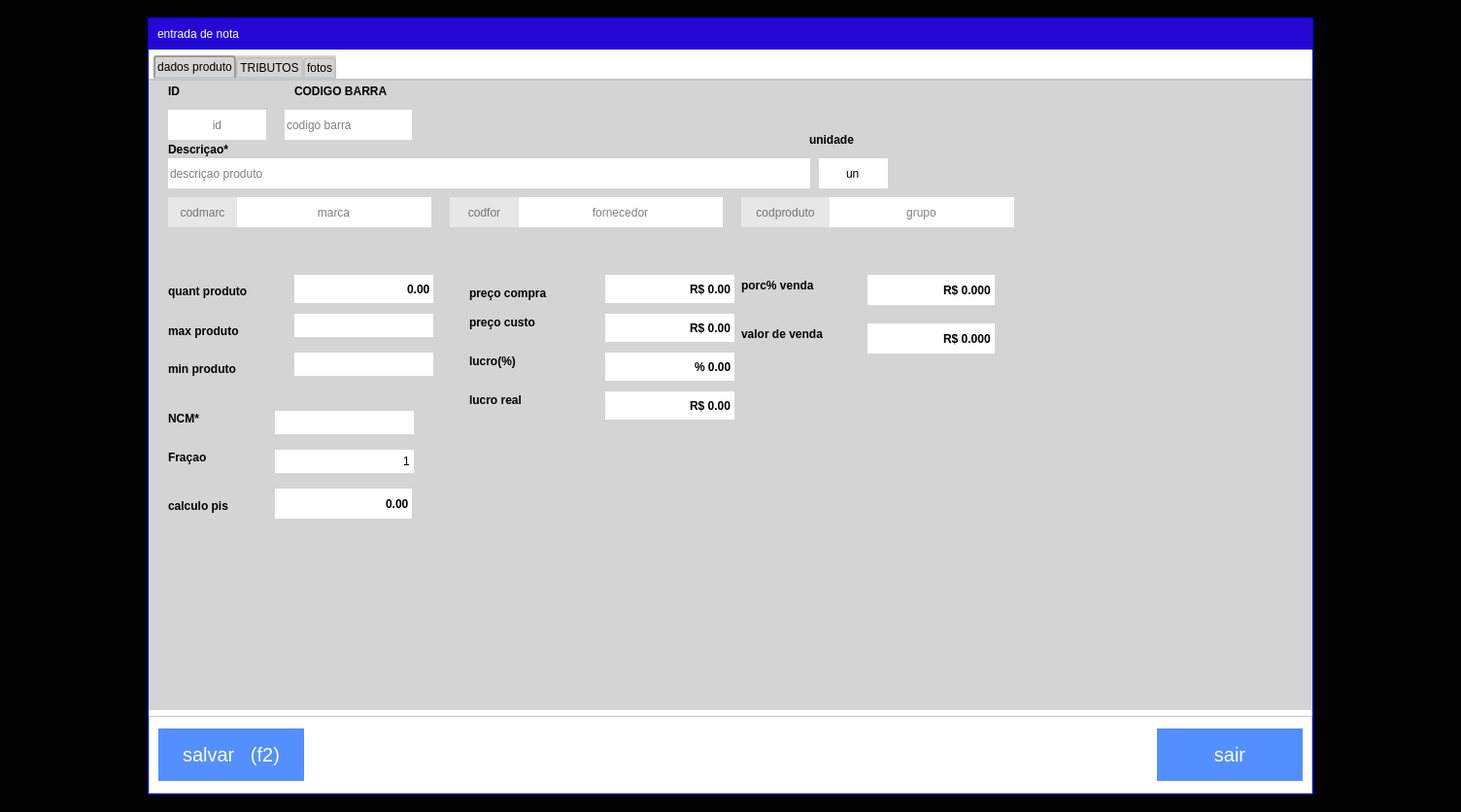
<?xml version="1.0" encoding="UTF-8"?>
<ui version="4.0">
 <class>FormEditItemNotaFiscal</class>
 <widget class="QWidget" name="FormEditItemNotaFiscal">
  <property name="geometry">
   <rect>
    <x>0</x>
    <y>0</y>
    <width>1504</width>
    <height>836</height>
   </rect>
  </property>
  <property name="windowTitle">
   <string>editaITem</string>
  </property>
  <property name="styleSheet">
   <string notr="true">QWidget{text-transform: uppercase;
	background-color: rgb(0, 0, 0,200);
}</string>
  </property>
  <layout class="QVBoxLayout" name="verticalLayout">
   <property name="spacing">
    <number>0</number>
   </property>
   <property name="leftMargin">
    <number>0</number>
   </property>
   <property name="topMargin">
    <number>0</number>
   </property>
   <property name="rightMargin">
    <number>0</number>
   </property>
   <property name="bottomMargin">
    <number>0</number>
   </property>
   <item>
    <widget class="QWidget" name="widget" native="true">
     <property name="styleSheet">
      <string notr="true">QWidget#widget{text-transform: uppercase;
	background-color: rgb(0, 0, 0,200);
}</string>
     </property>
     <layout class="QHBoxLayout" name="horizontalLayout_2">
      <property name="spacing">
       <number>0</number>
      </property>
      <property name="leftMargin">
       <number>0</number>
      </property>
      <property name="topMargin">
       <number>0</number>
      </property>
      <property name="rightMargin">
       <number>0</number>
      </property>
      <property name="bottomMargin">
       <number>0</number>
      </property>
      <item>
       <spacer name="horizontalSpacer_2">
        <property name="orientation">
         <enum>Qt::Horizontal</enum>
        </property>
        <property name="sizeHint" stdset="0">
         <size>
          <width>40</width>
          <height>20</height>
         </size>
        </property>
       </spacer>
      </item>
      <item>
       <widget class="QWidget" name="widget_2" native="true">
        <property name="minimumSize">
         <size>
          <width>1200</width>
          <height>800</height>
         </size>
        </property>
        <property name="maximumSize">
         <size>
          <width>1200</width>
          <height>800</height>
         </size>
        </property>
        <property name="styleSheet">
         <string notr="true">QWidget#widget_2{
border:1px solid blue;
	background-color: rgb(255, 255, 255);
}</string>
        </property>
        <layout class="QVBoxLayout" name="verticalLayout_3">
         <property name="leftMargin">
          <number>1</number>
         </property>
         <property name="topMargin">
          <number>1</number>
         </property>
         <property name="rightMargin">
          <number>1</number>
         </property>
         <property name="bottomMargin">
          <number>1</number>
         </property>
         <item>
          <widget class="QFrame" name="frame_4">
           <property name="maximumSize">
            <size>
             <width>16777215</width>
             <height>80</height>
            </size>
           </property>
           <property name="font">
            <font>
             <pointsize>24</pointsize>
            </font>
           </property>
           <property name="styleSheet">
            <string notr="true">QFrame#frame_4{
color:red;
border: none;
background-color:#2408D4;}

QLabel{color: white;
background-color:transparent;
font: 75 15pt &quot;MS Shell Dlg 2&quot;;

}
</string>
           </property>
           <property name="frameShape">
            <enum>QFrame::StyledPanel</enum>
           </property>
           <property name="frameShadow">
            <enum>QFrame::Raised</enum>
           </property>
           <layout class="QHBoxLayout" name="horizontalLayout_3">
            <item>
             <widget class="QLabel" name="label">
              <property name="styleSheet">
               <string notr="true"/>
              </property>
              <property name="text">
               <string>entrada de nota</string>
              </property>
             </widget>
            </item>
           </layout>
          </widget>
         </item>
         <item>
          <widget class="QTabWidget" name="tabWidget">
           <property name="focusPolicy">
            <enum>Qt::NoFocus</enum>
           </property>
           <property name="styleSheet">
            <string notr="true">QTabWidget::pane { /* The tab widget frame */
    border-top: 2px solid #C2C7CB;
}

QTabWidget::tab-bar {
    left: 5px; /* move to the right by 5px */
}

/* Style the tab using the tab sub-control. Note that
    it reads QTabBar _not_ QTabWidget */
QTabBar::tab {
    background: qlineargradient(x1: 0, y1: 0, x2: 0, y2: 1,
                                stop: 0 #E1E1E1, stop: 0.4 #DDDDDD,
                                stop: 0.5 #D8D8D8, stop: 1.0 #D3D3D3);
    border: 2px solid #C4C4C3;
    border-bottom-color: #C2C7CB; /* same as the pane color */
    border-top-left-radius: 4px;
    border-top-right-radius: 4px;
    min-width: 8ex;
    padding: 2px;
}

QTabBar::tab:selected, QTabBar::tab:hover {
    background: qlineargradient(x1: 0, y1: 0, x2: 0, y2: 1,
                                stop: 0 #fafafa, stop: 0.4 #f4f4f4,
                                stop: 0.5 #e7e7e7, stop: 1.0 #fafafa);
}

QTabBar::tab:selected {
    border-color: #9B9B9B;
    border-bottom-color: #C2C7CB; /* same as pane color */
}

QTabBar::tab:!selected {
    margin-top: 2px; /* make non-selected tabs look smaller */
}

QWidget{
text-transform: uppercase;
border:0px solid blue;
	background-color: rgb(212, 212, 212);
}


QLineEdit{
	background: #FFF;
boder:3px solid;
}
QLineEdit:focus{
	background-color: rgb(226, 226, 226);
}


QLabel{

text-transform: uppercase;
font-size: 12px;
font-family: &quot;Arial Unicode MS&quot;;
font-weight: bold;
color: black;
	
	background-color: transparent;
}

QDoubleSpinBox{
	background: #FFF;
font-size: 12px;
font-family: &quot;Arial&quot;;
font-weight: bold;
color: rgb(0, 0, 0);
border:none;
border-bottom-left-radius:0px;
border-bottom-right-radius:0px;
border-top-left-radius:0px;
}
</string>
           </property>
           <property name="currentIndex">
            <number>0</number>
           </property>
           <widget class="QWidget" name="dadosproduto">
            <property name="styleSheet">
             <string notr="true"/>
            </property>
            <attribute name="title">
             <string>dados produto</string>
            </attribute>
            <widget class="QLabel" name="label_16">
             <property name="geometry">
              <rect>
               <x>20</x>
               <y>0</y>
               <width>51</width>
               <height>21</height>
              </rect>
             </property>
             <property name="text">
              <string>ID</string>
             </property>
            </widget>
            <widget class="QLineEdit" name="tx_tipoDeUnidade">
             <property name="geometry">
              <rect>
               <x>690</x>
               <y>80</y>
               <width>71</width>
               <height>31</height>
              </rect>
             </property>
             <property name="text">
              <string>un</string>
             </property>
             <property name="maxLength">
              <number>2</number>
             </property>
             <property name="alignment">
              <set>Qt::AlignCenter</set>
             </property>
             <property name="placeholderText">
              <string>unidade</string>
             </property>
            </widget>
            <widget class="QLabel" name="label_3">
             <property name="geometry">
              <rect>
               <x>680</x>
               <y>50</y>
               <width>61</width>
               <height>21</height>
              </rect>
             </property>
             <property name="text">
              <string>unidade</string>
             </property>
            </widget>
            <widget class="QLineEdit" name="TX_IDpRODUTO">
             <property name="geometry">
              <rect>
               <x>20</x>
               <y>30</y>
               <width>101</width>
               <height>31</height>
              </rect>
             </property>
             <property name="focusPolicy">
              <enum>Qt::NoFocus</enum>
             </property>
             <property name="alignment">
              <set>Qt::AlignCenter</set>
             </property>
             <property name="placeholderText">
              <string>id</string>
             </property>
            </widget>
            <widget class="QLineEdit" name="tx_Fornecedor">
             <property name="geometry">
              <rect>
               <x>380</x>
               <y>120</y>
               <width>211</width>
               <height>31</height>
              </rect>
             </property>
             <property name="focusPolicy">
              <enum>Qt::NoFocus</enum>
             </property>
             <property name="alignment">
              <set>Qt::AlignCenter</set>
             </property>
             <property name="placeholderText">
              <string>fornecedor</string>
             </property>
            </widget>
            <widget class="QLineEdit" name="tx_MarcaProduto">
             <property name="geometry">
              <rect>
               <x>90</x>
               <y>120</y>
               <width>201</width>
               <height>31</height>
              </rect>
             </property>
             <property name="focusPolicy">
              <enum>Qt::NoFocus</enum>
             </property>
             <property name="text">
              <string/>
             </property>
             <property name="alignment">
              <set>Qt::AlignCenter</set>
             </property>
             <property name="placeholderText">
              <string>marca</string>
             </property>
            </widget>
            <widget class="QLineEdit" name="tx_DescricaoGrupo">
             <property name="geometry">
              <rect>
               <x>700</x>
               <y>120</y>
               <width>191</width>
               <height>31</height>
              </rect>
             </property>
             <property name="focusPolicy">
              <enum>Qt::NoFocus</enum>
             </property>
             <property name="alignment">
              <set>Qt::AlignCenter</set>
             </property>
             <property name="placeholderText">
              <string>grupo</string>
             </property>
            </widget>
            <widget class="QLineEdit" name="tx_codGrupo">
             <property name="geometry">
              <rect>
               <x>610</x>
               <y>120</y>
               <width>91</width>
               <height>31</height>
              </rect>
             </property>
             <property name="styleSheet">
              <string notr="true">QLineEdit {
	background-color: rgb(231, 231, 231);
	color: rgb(0, 0, 0);
	font: 9pt &quot;MS Shell Dlg 2&quot;;
border:0px solid

 }
QLineEdit:hover{
background-color: #40a286
}</string>
             </property>
             <property name="text">
              <string/>
             </property>
             <property name="alignment">
              <set>Qt::AlignCenter</set>
             </property>
             <property name="placeholderText">
              <string>codproduto</string>
             </property>
             <property name="cursorMoveStyle">
              <enum>Qt::VisualMoveStyle</enum>
             </property>
            </widget>
            <widget class="QLabel" name="label_8">
             <property name="geometry">
              <rect>
               <x>610</x>
               <y>250</y>
               <width>111</width>
               <height>21</height>
              </rect>
             </property>
             <property name="styleSheet">
              <string notr="true"/>
             </property>
             <property name="text">
              <string>valor de venda</string>
             </property>
            </widget>
            <widget class="QDoubleSpinBox" name="tx_valorVenda">
             <property name="geometry">
              <rect>
               <x>740</x>
               <y>250</y>
               <width>131</width>
               <height>31</height>
              </rect>
             </property>
             <property name="focusPolicy">
              <enum>Qt::StrongFocus</enum>
             </property>
             <property name="styleSheet">
              <string notr="true"/>
             </property>
             <property name="alignment">
              <set>Qt::AlignRight|Qt::AlignTrailing|Qt::AlignVCenter</set>
             </property>
             <property name="readOnly">
              <bool>false</bool>
             </property>
             <property name="buttonSymbols">
              <enum>QAbstractSpinBox::NoButtons</enum>
             </property>
             <property name="showGroupSeparator" stdset="0">
              <bool>true</bool>
             </property>
             <property name="prefix">
              <string>R$ </string>
             </property>
             <property name="decimals">
              <number>3</number>
             </property>
             <property name="maximum">
              <double>999999.000000000000000</double>
             </property>
             <property name="singleStep">
              <double>1.000000000000000</double>
             </property>
             <property name="stepType">
              <enum>QAbstractSpinBox::DefaultStepType</enum>
             </property>
            </widget>
            <widget class="QLabel" name="label_2">
             <property name="geometry">
              <rect>
               <x>150</x>
               <y>0</y>
               <width>121</width>
               <height>21</height>
              </rect>
             </property>
             <property name="text">
              <string>CODIGO BARRA</string>
             </property>
            </widget>
            <widget class="QLabel" name="label_4">
             <property name="geometry">
              <rect>
               <x>20</x>
               <y>60</y>
               <width>111</width>
               <height>21</height>
              </rect>
             </property>
             <property name="text">
              <string>Descriçao*</string>
             </property>
            </widget>
            <widget class="QLineEdit" name="tx_DescricaoProduto">
             <property name="geometry">
              <rect>
               <x>20</x>
               <y>80</y>
               <width>661</width>
               <height>31</height>
              </rect>
             </property>
             <property name="styleSheet">
              <string notr="true"/>
             </property>
             <property name="placeholderText">
              <string>descriçao produto</string>
             </property>
            </widget>
            <widget class="QLineEdit" name="tx_codigoBarra">
             <property name="geometry">
              <rect>
               <x>140</x>
               <y>30</y>
               <width>131</width>
               <height>31</height>
              </rect>
             </property>
             <property name="maxLength">
              <number>15</number>
             </property>
             <property name="placeholderText">
              <string>codigo barra</string>
             </property>
            </widget>
            <widget class="QLabel" name="label_9">
             <property name="geometry">
              <rect>
               <x>330</x>
               <y>210</y>
               <width>133</width>
               <height>18</height>
              </rect>
             </property>
             <property name="text">
              <string>preço compra</string>
             </property>
             <property name="alignment">
              <set>Qt::AlignLeading|Qt::AlignLeft|Qt::AlignVCenter</set>
             </property>
            </widget>
            <widget class="QDoubleSpinBox" name="db_compra">
             <property name="geometry">
              <rect>
               <x>470</x>
               <y>200</y>
               <width>133</width>
               <height>29</height>
              </rect>
             </property>
             <property name="focusPolicy">
              <enum>Qt::StrongFocus</enum>
             </property>
             <property name="wrapping">
              <bool>false</bool>
             </property>
             <property name="alignment">
              <set>Qt::AlignRight|Qt::AlignTrailing|Qt::AlignVCenter</set>
             </property>
             <property name="buttonSymbols">
              <enum>QAbstractSpinBox::NoButtons</enum>
             </property>
             <property name="showGroupSeparator" stdset="0">
              <bool>true</bool>
             </property>
             <property name="prefix">
              <string>R$ </string>
             </property>
             <property name="maximum">
              <double>99999.000000000000000</double>
             </property>
             <property name="stepType">
              <enum>QAbstractSpinBox::DefaultStepType</enum>
             </property>
            </widget>
            <widget class="QLabel" name="label_10">
             <property name="geometry">
              <rect>
               <x>330</x>
               <y>240</y>
               <width>133</width>
               <height>18</height>
              </rect>
             </property>
             <property name="text">
              <string>preço custo</string>
             </property>
             <property name="alignment">
              <set>Qt::AlignLeading|Qt::AlignLeft|Qt::AlignVCenter</set>
             </property>
            </widget>
            <widget class="QDoubleSpinBox" name="db_custo">
             <property name="geometry">
              <rect>
               <x>470</x>
               <y>240</y>
               <width>133</width>
               <height>29</height>
              </rect>
             </property>
             <property name="focusPolicy">
              <enum>Qt::StrongFocus</enum>
             </property>
             <property name="alignment">
              <set>Qt::AlignRight|Qt::AlignTrailing|Qt::AlignVCenter</set>
             </property>
             <property name="buttonSymbols">
              <enum>QAbstractSpinBox::NoButtons</enum>
             </property>
             <property name="showGroupSeparator" stdset="0">
              <bool>true</bool>
             </property>
             <property name="prefix">
              <string>R$ </string>
             </property>
             <property name="maximum">
              <double>99999.000000000000000</double>
             </property>
            </widget>
            <widget class="QLabel" name="label_11">
             <property name="geometry">
              <rect>
               <x>330</x>
               <y>280</y>
               <width>121</width>
               <height>18</height>
              </rect>
             </property>
             <property name="text">
              <string>lucro(%)</string>
             </property>
             <property name="alignment">
              <set>Qt::AlignLeading|Qt::AlignLeft|Qt::AlignVCenter</set>
             </property>
            </widget>
            <widget class="QDoubleSpinBox" name="db_lucro">
             <property name="geometry">
              <rect>
               <x>470</x>
               <y>280</y>
               <width>133</width>
               <height>29</height>
              </rect>
             </property>
             <property name="focusPolicy">
              <enum>Qt::NoFocus</enum>
             </property>
             <property name="alignment">
              <set>Qt::AlignRight|Qt::AlignTrailing|Qt::AlignVCenter</set>
             </property>
             <property name="buttonSymbols">
              <enum>QAbstractSpinBox::NoButtons</enum>
             </property>
             <property name="showGroupSeparator" stdset="0">
              <bool>true</bool>
             </property>
             <property name="prefix">
              <string>% </string>
             </property>
             <property name="maximum">
              <double>99999.000000000000000</double>
             </property>
            </widget>
            <widget class="QLabel" name="label_6">
             <property name="geometry">
              <rect>
               <x>20</x>
               <y>210</y>
               <width>143</width>
               <height>14</height>
              </rect>
             </property>
             <property name="text">
              <string>quant produto</string>
             </property>
            </widget>
            <widget class="QDoubleSpinBox" name="tx_QuantidadeProduto">
             <property name="geometry">
              <rect>
               <x>150</x>
               <y>200</y>
               <width>143</width>
               <height>29</height>
              </rect>
             </property>
             <property name="focusPolicy">
              <enum>Qt::StrongFocus</enum>
             </property>
             <property name="alignment">
              <set>Qt::AlignRight|Qt::AlignTrailing|Qt::AlignVCenter</set>
             </property>
             <property name="buttonSymbols">
              <enum>QAbstractSpinBox::NoButtons</enum>
             </property>
             <property name="showGroupSeparator" stdset="0">
              <bool>true</bool>
             </property>
             <property name="maximum">
              <double>99999.000000000000000</double>
             </property>
            </widget>
            <widget class="QLabel" name="label_13">
             <property name="geometry">
              <rect>
               <x>20</x>
               <y>250</y>
               <width>121</width>
               <height>16</height>
              </rect>
             </property>
             <property name="text">
              <string>max produto</string>
             </property>
            </widget>
            <widget class="QLineEdit" name="tx_maximoproduto">
             <property name="geometry">
              <rect>
               <x>150</x>
               <y>240</y>
               <width>143</width>
               <height>24</height>
              </rect>
             </property>
             <property name="alignment">
              <set>Qt::AlignRight|Qt::AlignTrailing|Qt::AlignVCenter</set>
             </property>
            </widget>
            <widget class="QLabel" name="label_14">
             <property name="geometry">
              <rect>
               <x>20</x>
               <y>290</y>
               <width>143</width>
               <height>14</height>
              </rect>
             </property>
             <property name="text">
              <string>min produto</string>
             </property>
            </widget>
            <widget class="QLineEdit" name="tx_minimoProduto">
             <property name="geometry">
              <rect>
               <x>150</x>
               <y>280</y>
               <width>143</width>
               <height>24</height>
              </rect>
             </property>
             <property name="maxLength">
              <number>10</number>
             </property>
             <property name="alignment">
              <set>Qt::AlignRight|Qt::AlignTrailing|Qt::AlignVCenter</set>
             </property>
            </widget>
            <widget class="QLineEdit" name="tx_codfornecedo">
             <property name="geometry">
              <rect>
               <x>310</x>
               <y>120</y>
               <width>71</width>
               <height>31</height>
              </rect>
             </property>
             <property name="styleSheet">
              <string notr="true">QLineEdit {
	background-color: rgb(231, 231, 231);
	color: rgb(0, 0, 0);
	font: 9pt &quot;MS Shell Dlg 2&quot;;
border:0px solid
 }
QLineEdit:hover{
background-color: #40a286
}</string>
             </property>
             <property name="text">
              <string/>
             </property>
             <property name="alignment">
              <set>Qt::AlignCenter</set>
             </property>
             <property name="placeholderText">
              <string>codfor</string>
             </property>
            </widget>
            <widget class="QLineEdit" name="tx_codmarca">
             <property name="geometry">
              <rect>
               <x>20</x>
               <y>120</y>
               <width>71</width>
               <height>31</height>
              </rect>
             </property>
             <property name="styleSheet">
              <string notr="true">QLineEdit {
	background-color: rgb(231, 231, 231);
	color: rgb(0, 0, 0);
	font: 9pt &quot;MS Shell Dlg 2&quot;;

border:0px solid
 }
QLineEdit:hover{
background-color: #40a286
}</string>
             </property>
             <property name="text">
              <string/>
             </property>
             <property name="alignment">
              <set>Qt::AlignCenter</set>
             </property>
             <property name="placeholderText">
              <string>codmarc</string>
             </property>
            </widget>
            <widget class="QLabel" name="label_20">
             <property name="geometry">
              <rect>
               <x>330</x>
               <y>320</y>
               <width>121</width>
               <height>18</height>
              </rect>
             </property>
             <property name="text">
              <string>lucro real</string>
             </property>
             <property name="alignment">
              <set>Qt::AlignLeading|Qt::AlignLeft|Qt::AlignVCenter</set>
             </property>
            </widget>
            <widget class="QDoubleSpinBox" name="db_lucroreal">
             <property name="geometry">
              <rect>
               <x>470</x>
               <y>320</y>
               <width>133</width>
               <height>29</height>
              </rect>
             </property>
             <property name="focusPolicy">
              <enum>Qt::NoFocus</enum>
             </property>
             <property name="alignment">
              <set>Qt::AlignRight|Qt::AlignTrailing|Qt::AlignVCenter</set>
             </property>
             <property name="buttonSymbols">
              <enum>QAbstractSpinBox::NoButtons</enum>
             </property>
             <property name="showGroupSeparator" stdset="0">
              <bool>true</bool>
             </property>
             <property name="prefix">
              <string>R$ </string>
             </property>
             <property name="maximum">
              <double>99999.000000000000000</double>
             </property>
            </widget>
            <widget class="QLabel" name="label_21">
             <property name="geometry">
              <rect>
               <x>610</x>
               <y>200</y>
               <width>111</width>
               <height>21</height>
              </rect>
             </property>
             <property name="styleSheet">
              <string notr="true"/>
             </property>
             <property name="text">
              <string>porc% venda</string>
             </property>
            </widget>
            <widget class="QDoubleSpinBox" name="tx_porcentagemvenda">
             <property name="geometry">
              <rect>
               <x>740</x>
               <y>200</y>
               <width>131</width>
               <height>31</height>
              </rect>
             </property>
             <property name="font">
              <font>
               <pointsize>-1</pointsize>
               <bold>true</bold>
               <stylestrategy>PreferAntialias</stylestrategy>
              </font>
             </property>
             <property name="focusPolicy">
              <enum>Qt::StrongFocus</enum>
             </property>
             <property name="styleSheet">
              <string notr="true"/>
             </property>
             <property name="alignment">
              <set>Qt::AlignRight|Qt::AlignTrailing|Qt::AlignVCenter</set>
             </property>
             <property name="readOnly">
              <bool>false</bool>
             </property>
             <property name="buttonSymbols">
              <enum>QAbstractSpinBox::NoButtons</enum>
             </property>
             <property name="showGroupSeparator" stdset="0">
              <bool>true</bool>
             </property>
             <property name="prefix">
              <string>R$ </string>
             </property>
             <property name="decimals">
              <number>3</number>
             </property>
             <property name="maximum">
              <double>999999.000000000000000</double>
             </property>
             <property name="singleStep">
              <double>1.000000000000000</double>
             </property>
             <property name="stepType">
              <enum>QAbstractSpinBox::DefaultStepType</enum>
             </property>
            </widget>
            <widget class="QLabel" name="label_15">
             <property name="geometry">
              <rect>
               <x>20</x>
               <y>340</y>
               <width>81</width>
               <height>16</height>
              </rect>
             </property>
             <property name="text">
              <string>NCM*</string>
             </property>
            </widget>
            <widget class="QLineEdit" name="tx_ncm">
             <property name="geometry">
              <rect>
               <x>130</x>
               <y>340</y>
               <width>143</width>
               <height>24</height>
              </rect>
             </property>
             <property name="maxLength">
              <number>8</number>
             </property>
             <property name="alignment">
              <set>Qt::AlignRight|Qt::AlignTrailing|Qt::AlignVCenter</set>
             </property>
            </widget>
            <widget class="QLineEdit" name="tx_fracaoPRoduto">
             <property name="geometry">
              <rect>
               <x>130</x>
               <y>380</y>
               <width>143</width>
               <height>24</height>
              </rect>
             </property>
             <property name="focusPolicy">
              <enum>Qt::StrongFocus</enum>
             </property>
             <property name="text">
              <string>1</string>
             </property>
             <property name="maxLength">
              <number>2</number>
             </property>
             <property name="alignment">
              <set>Qt::AlignRight|Qt::AlignTrailing|Qt::AlignVCenter</set>
             </property>
             <property name="placeholderText">
              <string/>
             </property>
            </widget>
            <widget class="QLabel" name="label_7">
             <property name="geometry">
              <rect>
               <x>20</x>
               <y>380</y>
               <width>81</width>
               <height>16</height>
              </rect>
             </property>
             <property name="text">
              <string>Fraçao</string>
             </property>
            </widget>
            <widget class="QDoubleSpinBox" name="db_pisCusto">
             <property name="geometry">
              <rect>
               <x>130</x>
               <y>420</y>
               <width>141</width>
               <height>31</height>
              </rect>
             </property>
             <property name="focusPolicy">
              <enum>Qt::StrongFocus</enum>
             </property>
             <property name="wrapping">
              <bool>false</bool>
             </property>
             <property name="alignment">
              <set>Qt::AlignRight|Qt::AlignTrailing|Qt::AlignVCenter</set>
             </property>
             <property name="buttonSymbols">
              <enum>QAbstractSpinBox::NoButtons</enum>
             </property>
             <property name="showGroupSeparator" stdset="0">
              <bool>true</bool>
             </property>
             <property name="prefix">
              <string/>
             </property>
             <property name="maximum">
              <double>99999.000000000000000</double>
             </property>
             <property name="stepType">
              <enum>QAbstractSpinBox::DefaultStepType</enum>
             </property>
            </widget>
            <widget class="QLabel" name="label_12">
             <property name="geometry">
              <rect>
               <x>20</x>
               <y>430</y>
               <width>101</width>
               <height>16</height>
              </rect>
             </property>
             <property name="text">
              <string>calculo pis</string>
             </property>
             <property name="alignment">
              <set>Qt::AlignLeading|Qt::AlignLeft|Qt::AlignVCenter</set>
             </property>
            </widget>
            <zorder>label_4</zorder>
            <zorder>label_16</zorder>
            <zorder>tx_tipoDeUnidade</zorder>
            <zorder>label_3</zorder>
            <zorder>TX_IDpRODUTO</zorder>
            <zorder>tx_Fornecedor</zorder>
            <zorder>tx_MarcaProduto</zorder>
            <zorder>tx_DescricaoGrupo</zorder>
            <zorder>tx_codGrupo</zorder>
            <zorder>label_8</zorder>
            <zorder>tx_valorVenda</zorder>
            <zorder>label_2</zorder>
            <zorder>tx_DescricaoProduto</zorder>
            <zorder>tx_codigoBarra</zorder>
            <zorder>label_9</zorder>
            <zorder>db_compra</zorder>
            <zorder>label_10</zorder>
            <zorder>db_custo</zorder>
            <zorder>label_11</zorder>
            <zorder>db_lucro</zorder>
            <zorder>label_6</zorder>
            <zorder>tx_QuantidadeProduto</zorder>
            <zorder>label_13</zorder>
            <zorder>tx_maximoproduto</zorder>
            <zorder>label_14</zorder>
            <zorder>tx_minimoProduto</zorder>
            <zorder>tx_codfornecedo</zorder>
            <zorder>tx_codmarca</zorder>
            <zorder>label_20</zorder>
            <zorder>db_lucroreal</zorder>
            <zorder>label_21</zorder>
            <zorder>tx_porcentagemvenda</zorder>
            <zorder>label_15</zorder>
            <zorder>tx_ncm</zorder>
            <zorder>tx_fracaoPRoduto</zorder>
            <zorder>label_7</zorder>
            <zorder>db_pisCusto</zorder>
            <zorder>label_12</zorder>
           </widget>
           <widget class="QWidget" name="tributos">
            <attribute name="title">
             <string>TRIBUTOS</string>
            </attribute>
            <widget class="QLabel" name="label_17">
             <property name="geometry">
              <rect>
               <x>10</x>
               <y>90</y>
               <width>111</width>
               <height>16</height>
              </rect>
             </property>
             <property name="text">
              <string>cfop saida</string>
             </property>
            </widget>
            <widget class="QLineEdit" name="tx_cfopSaida">
             <property name="geometry">
              <rect>
               <x>110</x>
               <y>90</y>
               <width>101</width>
               <height>21</height>
              </rect>
             </property>
             <property name="focusPolicy">
              <enum>Qt::StrongFocus</enum>
             </property>
             <property name="maxLength">
              <number>4</number>
             </property>
             <property name="alignment">
              <set>Qt::AlignCenter</set>
             </property>
            </widget>
            <widget class="QLineEdit" name="tx_CstSaida">
             <property name="geometry">
              <rect>
               <x>110</x>
               <y>120</y>
               <width>101</width>
               <height>21</height>
              </rect>
             </property>
             <property name="focusPolicy">
              <enum>Qt::StrongFocus</enum>
             </property>
             <property name="text">
              <string/>
             </property>
             <property name="maxLength">
              <number>4</number>
             </property>
             <property name="alignment">
              <set>Qt::AlignCenter</set>
             </property>
            </widget>
            <widget class="QComboBox" name="cb_classificacao">
             <property name="geometry">
              <rect>
               <x>40</x>
               <y>30</y>
               <width>231</width>
               <height>31</height>
              </rect>
             </property>
             <property name="font">
              <font>
               <italic>false</italic>
               <bold>false</bold>
              </font>
             </property>
             <property name="styleSheet">
              <string notr="true">background-color: rgb(225, 225, 225);</string>
             </property>
             <item>
              <property name="text">
               <string/>
              </property>
             </item>
            </widget>
            <widget class="QLabel" name="label_18">
             <property name="geometry">
              <rect>
               <x>40</x>
               <y>10</y>
               <width>211</width>
               <height>16</height>
              </rect>
             </property>
             <property name="text">
              <string>*classificaçao fiscal</string>
             </property>
            </widget>
            <widget class="QLabel" name="label_19">
             <property name="geometry">
              <rect>
               <x>10</x>
               <y>120</y>
               <width>101</width>
               <height>20</height>
              </rect>
             </property>
             <property name="text">
              <string>cst saida</string>
             </property>
            </widget>
            <widget class="QLineEdit" name="tx_codst">
             <property name="geometry">
              <rect>
               <x>10</x>
               <y>30</y>
               <width>31</width>
               <height>31</height>
              </rect>
             </property>
             <property name="focusPolicy">
              <enum>Qt::NoFocus</enum>
             </property>
             <property name="maxLength">
              <number>1</number>
             </property>
            </widget>
           </widget>
           <widget class="QWidget" name="fotos">
            <attribute name="title">
             <string>fotos</string>
            </attribute>
            <widget class="QLabel" name="lb_fotos_estoque">
             <property name="geometry">
              <rect>
               <x>20</x>
               <y>10</y>
               <width>551</width>
               <height>411</height>
              </rect>
             </property>
             <property name="styleSheet">
              <string notr="true">background-color:#538fff;</string>
             </property>
             <property name="text">
              <string/>
             </property>
             <property name="pixmap">
              <pixmap>:/newPrefix/img/profile.png</pixmap>
             </property>
             <property name="scaledContents">
              <bool>true</bool>
             </property>
             <property name="alignment">
              <set>Qt::AlignCenter</set>
             </property>
            </widget>
            <widget class="QPushButton" name="bt_selecionar_foto">
             <property name="geometry">
              <rect>
               <x>40</x>
               <y>360</y>
               <width>41</width>
               <height>41</height>
              </rect>
             </property>
             <property name="minimumSize">
              <size>
               <width>35</width>
               <height>35</height>
              </size>
             </property>
             <property name="focusPolicy">
              <enum>Qt::NoFocus</enum>
             </property>
             <property name="contextMenuPolicy">
              <enum>Qt::NoContextMenu</enum>
             </property>
             <property name="toolTip">
              <string>Selecionar Foto</string>
             </property>
             <property name="styleSheet">
              <string notr="true">QPushButton{

	color:#fff;
	border:0px;
	border-radius:20px;
	font-size:20px;
	cursor: pointer;
background-color: #7AB32E;
	margin:0px
}
QPushButton:hover{
background-color:#3668ff;
}


</string>
             </property>
             <property name="text">
              <string>+</string>
             </property>
             <property name="icon">
              <iconset>
               <normaloff>:/newPrefix/img/mais.png</normaloff>:/newPrefix/img/mais.png</iconset>
             </property>
             <property name="iconSize">
              <size>
               <width>30</width>
               <height>30</height>
              </size>
             </property>
            </widget>
           </widget>
          </widget>
         </item>
         <item>
          <widget class="QFrame" name="frame_2">
           <property name="minimumSize">
            <size>
             <width>0</width>
             <height>80</height>
            </size>
           </property>
           <property name="maximumSize">
            <size>
             <width>16777215</width>
             <height>80</height>
            </size>
           </property>
           <property name="styleSheet">
            <string notr="true">QFrame{
	background-color: rgb(255, 255, 255);
}
QPushButton{
	text-align:center;
	color:#fff;
	border:0px;
	
	font-size:20px;
	cursor: pointer;
	background-color:#538fff;
padding:15px 15px;
}
QPushButton:hover{
background-color:#3668ff;
}</string>
           </property>
           <property name="frameShape">
            <enum>QFrame::StyledPanel</enum>
           </property>
           <property name="frameShadow">
            <enum>QFrame::Raised</enum>
           </property>
           <layout class="QHBoxLayout" name="horizontalLayout">
            <item>
             <widget class="QPushButton" name="bt_salva">
              <property name="minimumSize">
               <size>
                <width>150</width>
                <height>0</height>
               </size>
              </property>
              <property name="focusPolicy">
               <enum>Qt::NoFocus</enum>
              </property>
              <property name="text">
               <string>salvar   (f2)</string>
              </property>
              <property name="shortcut">
               <string>F2</string>
              </property>
             </widget>
            </item>
            <item>
             <spacer name="horizontalSpacer">
              <property name="orientation">
               <enum>Qt::Horizontal</enum>
              </property>
              <property name="sizeHint" stdset="0">
               <size>
                <width>40</width>
                <height>20</height>
               </size>
              </property>
             </spacer>
            </item>
            <item>
             <widget class="QPushButton" name="bt_sair">
              <property name="minimumSize">
               <size>
                <width>150</width>
                <height>0</height>
               </size>
              </property>
              <property name="focusPolicy">
               <enum>Qt::NoFocus</enum>
              </property>
              <property name="text">
               <string>sair</string>
              </property>
              <property name="shortcut">
               <string>Esc</string>
              </property>
             </widget>
            </item>
           </layout>
          </widget>
         </item>
        </layout>
       </widget>
      </item>
      <item>
       <spacer name="horizontalSpacer_3">
        <property name="orientation">
         <enum>Qt::Horizontal</enum>
        </property>
        <property name="sizeHint" stdset="0">
         <size>
          <width>40</width>
          <height>20</height>
         </size>
        </property>
       </spacer>
      </item>
     </layout>
    </widget>
   </item>
  </layout>
 </widget>
 <tabstops>
  <tabstop>bt_sair</tabstop>
  <tabstop>bt_salva</tabstop>
 </tabstops>
 <resources/>
 <connections/>
</ui>
